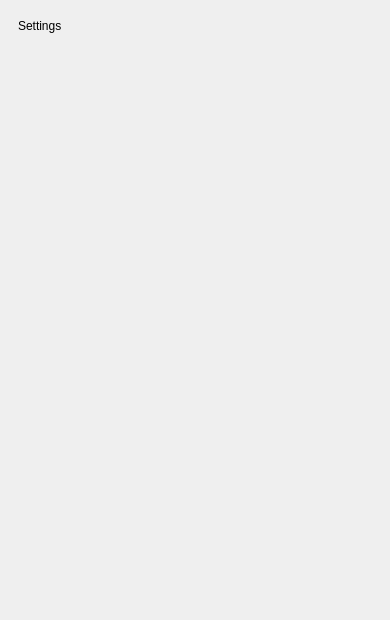
<?xml version="1.0" encoding="UTF-8"?>
<ui version="4.0">
 <class>DashboardSettingsPanel</class>
 <widget class="QWidget" name="DashboardSettingsPanel">
  <property name="minimumSize"><size><width>390</width><height>620</height></size></property>
  <layout class="QVBoxLayout" name="rootLayout">
   <property name="spacing"><number>12</number></property>
   <property name="leftMargin"><number>18</number></property>
   <property name="topMargin"><number>16</number></property>
   <property name="rightMargin"><number>18</number></property>
   <property name="bottomMargin"><number>16</number></property>
   <item>
    <layout class="QHBoxLayout" name="headerLayout">
     <item><widget class="QLabel" name="titleLabel"><property name="text"><string>Settings</string></property></widget></item>
     <item><spacer name="headerSpacer"><property name="orientation"><enum>Qt::Horizontal</enum></property><property name="sizeHint" stdset="0"><size><width>40</width><height>20</height></size></property></spacer></item>
    </layout>
   </item>
   <item>
    <widget class="QScrollArea" name="scrollArea">
     <property name="frameShape"><enum>QFrame::NoFrame</enum></property>
     <property name="widgetResizable"><bool>true</bool></property>
     <widget class="QWidget" name="scrollContent">
      <layout class="QVBoxLayout" name="contentLayout">
       <property name="spacing"><number>16</number></property>
       <property name="leftMargin"><number>0</number></property>
       <property name="topMargin"><number>4</number></property>
       <property name="rightMargin"><number>0</number></property>
       <property name="bottomMargin"><number>4</number></property>
       <item><layout class="QGridLayout" name="settingsGrid"><property name="horizontalSpacing"><number>12</number></property><property name="verticalSpacing"><number>12</number></property></layout></item>
       <item><layout class="QVBoxLayout" name="navigationLayout"/></item>
       <item><layout class="QVBoxLayout" name="presetsLayout"/></item>
       <item><spacer name="contentSpacer"><property name="orientation"><enum>Qt::Vertical</enum></property><property name="sizeHint" stdset="0"><size><width>20</width><height>40</height></size></property></spacer></item>
      </layout>
     </widget>
    </widget>
   </item>
  </layout>
 </widget>
 <resources/>
 <connections/>
</ui>
